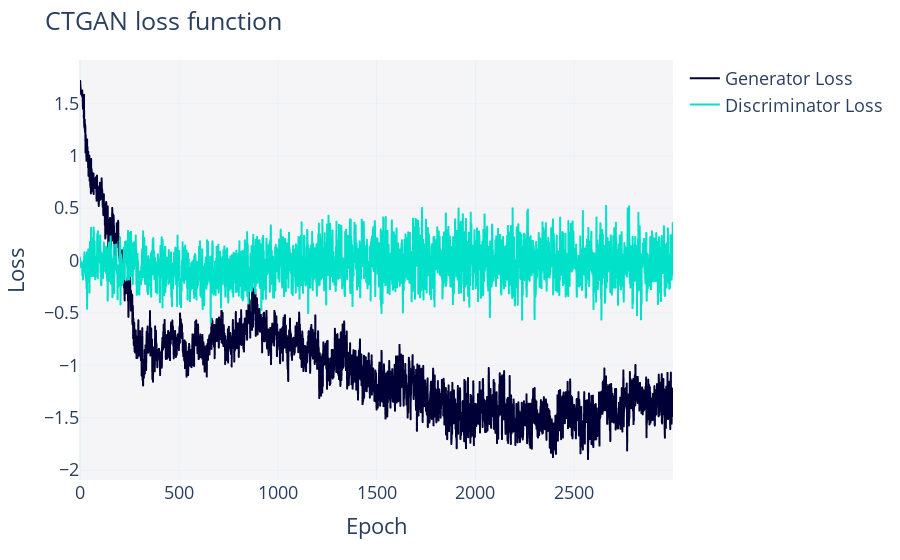

The code cell stored with this chart in its notebook:
### Code cell
fig = ctgan_1.get_loss_values_plot()
fig.show()

### Figure 1 — Plotly figure (JSON) as saved in the notebook; plotly's stock layout.template omitted (floating-point values rounded to 4 significant figures; data arrays with more than 128 entries replaced by an {"elided": "..."} marker saying what was removed)
{"data": [{"hovertemplate": "variable=Generator Loss<br>Epoch=%{x}<br>value=%{y}<extra></extra>", "legendgroup": "Generator Loss", "line": {"color": "#000036", "dash": "solid"}, "marker": {"symbol": "circle"}, "mode": "lines", "name": "Generator Loss", "showlegend": true, "type": "scattergl", "x": {"elided": "3000 int values"}, "xaxis": "x", "y": {"elided": "3000 float values"}, "yaxis": "y"}, {"hovertemplate": "variable=Discriminator Loss<br>Epoch=%{x}<br>value=%{y}<extra></extra>", "legendgroup": "Discriminator Loss", "line": {"color": "#01E0C9", "dash": "solid"}, "marker": {"symbol": "circle"}, "mode": "lines", "name": "Discriminator Loss", "showlegend": true, "type": "scattergl", "x": {"elided": "3000 int values"}, "xaxis": "x", "y": {"elided": "3000 float values"}, "yaxis": "y"}], "layout": {"font": {"size": 18}, "legend": {"orientation": "v", "title": {"text": ""}, "tracegroupgap": 0}, "margin": {"t": 60}, "plot_bgcolor": "#F5F5F8", "title": {"text": "CTGAN loss function"}, "xaxis": {"anchor": "y", "domain": [0, 1], "title": {"text": "Epoch"}}, "yaxis": {"anchor": "x", "domain": [0, 1], "title": {"text": "Loss"}}}}
